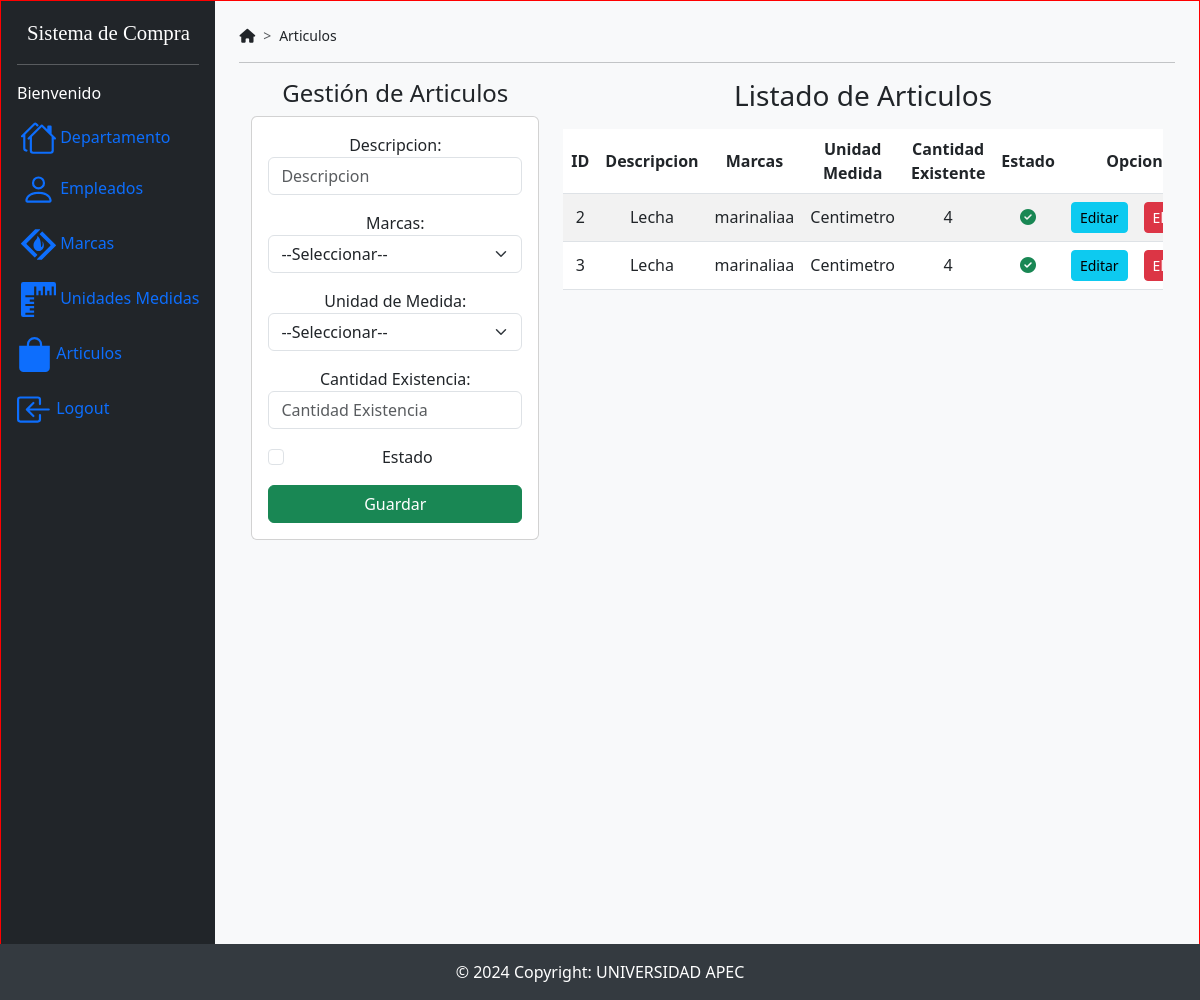
The app's page /principalArticulos, older data.
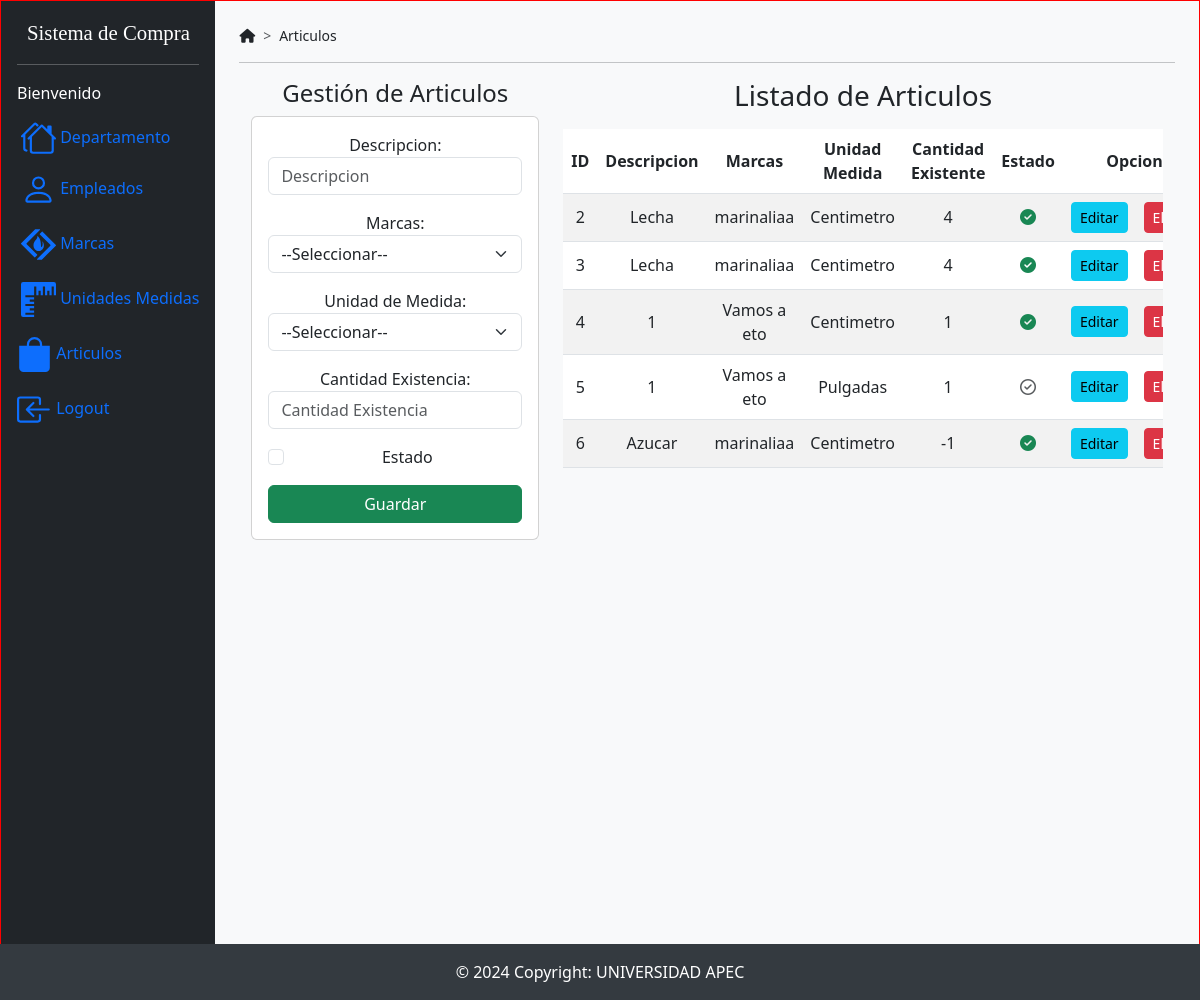
The same page, newer data.
### SistemaCompraApp/models.py (models this page shows)
class Articulos(models.Model):
    idarticulo = models.AutoField(db_column='IdArticulo', primary_key=True, blank=False, null=False)  # Field name made lowercase.
    descripcion = models.TextField(db_column='Descripcion')  # Field name made lowercase.
    marca = models.ForeignKey('Marcas', models.DO_NOTHING, db_column='Marca', blank=True, null=True)  # Field name made lowercase.
    unidadmedida = models.ForeignKey('UnidadesMedida', models.DO_NOTHING, db_column='UnidadMedida', blank=True, null=True)  # Field name made lowercase.
    existencia = models.IntegerField(db_column='Existencia')  # Field name made lowercase.
    estado = models.TextField(db_column='Estado', blank=True, null=True)  # Field name made lowercase.
    class Meta:
        managed = False
        db_table = 'Articulos'

class Marcas(models.Model):
    idmarca = models.AutoField(db_column='IdMarca', primary_key=True, blank=False, null=False)  # Field name made lowercase.
    descripcion = models.TextField(db_column='Descripcion')  # Field name made lowercase.
    estado = models.TextField(db_column='Estado', blank=True, null=True)  # Field name made lowercase.
    class Meta:
        managed = False
        db_table = 'Marcas'

class UnidadesMedida(models.Model):
    idunidadmedida = models.AutoField(db_column='IdUnidadMedida', primary_key=True, blank=False, null=False)  # Field name made lowercase.
    descripcion = models.TextField(db_column='Descripcion')  # Field name made lowercase.
    estado = models.TextField(db_column='Estado', blank=True, null=True)  # Field name made lowercase.
    class Meta:
        managed = False
        db_table = 'Unidades_Medida'

### SistemaCompraApp/views.py (the view)
# urls.py: path('principalArticulos',views.principalArticulos),
def principalArticulos(request):
    listadoArticulos = Articulos.objects.all()
    listadoMarcas = Marcas.objects.all()
    listadoUnidadMedida = UnidadesMedida.objects.all()
    return render(request, 'principalArticulos.html', {'articulos': listadoArticulos,
                                                       'marcas':listadoMarcas,
                                                       'unidadMedidas':listadoUnidadMedida})

### SistemaCompraApp/templates/principalArticulos.html (shortened to what this page needs)
{% extends "./base.html" %} {% block title %}Sistema de Compras{% endblock %}
{%block navegacion %}Articulos{% endblock %}
{% block body %}
<div class="row">
  <div class="col-sm-12 col-md-6 col-lg-4 col-xl-4 mb-4">
    <h4>Gestión de Articulos</h4>
    <div class="card">
      <div class="card-body">
        <form action="/registrarArticulo/" method="post">
          <div class="form-group mb-3">
            <label for="txtDescripcionArticulos">Descripcion:</label>
            <input
              type="text"
              name="txtDescripcionArticulos"
              id="txtDescripcionArticulo"
              class="form-control"
              placeholder="Descripcion"
              minlength="1"
              maxlength="500"
              required
            />
          </div>
          <div class="form-group mb-3">
            <label for="txtMarcaArticulos">Marcas:</label>
            <select
              class="form-select"
              name="txtMarcaArticulos"
              id="txtMarcaArticulos"
            >
              <option selected>--Seleccionar--</option>
            </select>
          </div>
          <div class="form-group mb-3">
            <label for="txtUnidadMedidaArticulos">Unidad de Medida:</label>
            <select
              class="form-select"
              name="txtUnidadMedidaArticulos"
              id="txtUnidadMedidaArticulos"
            >
              <option selected>--Seleccionar--</option>
            </select>
          </div>
          <div class="form-group mb-3">
            <label for="txtExistenciaArticulos">Cantidad Existencia:</label>
            <input
              type="number"
              name="txtExistenciaArticulos"
              id="txtExistenciaArticulos"
              class="form-control"
              placeholder="Cantidad Existencia"
              minlength="1"
              maxlength="500"
              required
            />
          </div>
          <div class="form-check mb-3">
            <input
              class="form-check-input"
              type="checkbox"
              name="txtEstadoArticulo"
              id="txtEstadoArticulo"
              required
            />
            <label class="form-check-label" for="txtEstadoDepartamento"
              >Estado</label
            >
          </div>
          <div class="d-grid">
            <button type="submit" class="btn btn-success text-white">
              Guardar
            </button>
          </div>
        </form>
      </div>
    </div>
  </div>
  <div class="col-sm-12 col-md-6 col-lg-8 col-xl-8">
    <h3>Listado de Articulos</h3>
    <div class="table-responsive py-2">
      <table class="table table-striped">
        <thead>
          <tr>
            <th>ID</th>
            <th>Descripcion</th>
            <th>Marcas</th>
            <th>Unidad Medida</th>
            <th>Cantidad Existente</th>
            <th>Estado</th>
            <th colspan="2">Opciones</th>
          </tr>
        </thead>
        <tbody>
          {% for articulo in articulos %}
          <tr>
            <td>{{ articulo.idarticulo }}</td>
            <td>{{ articulo.descripcion }}</td>
            <td>{{ articulo.marca.descripcion }}</td>
            <td>{{ articulo.unidadmedida.descripcion }}</td>
            <td>{{ articulo.existencia }}</td>
            <td>
              {% if articulo.estado == "1" %}
              <i class="fa-solid fa-circle-check text-success"></i>
              {% else %}
              <i class="fa-regular fa-circle-check text-muted"></i>
              {% endif %}
            </td>
            <td>
              <a
                href="edicionArticulos/{{ articulo.idarticulo }}"
                class="btn btn-info btn-sm"
                >Editar</a
              >
            </td>
            <td>
              <a
                href="eliminarArticulo/{{ articulo.idarticulo }}"
                class="btn btn-danger btn-sm btnEliminacion"
                >Eliminar</a
              >
            </td>
          </tr>
          {% endfor %}
        </tbody>
      </table>
    </div>
  </div>
</div>
{% endblock %}

Row changes from the older to the newer data that the page shows:
added Articulos: idarticulo "4", descripcion "1", marca.descripcion "Vamos a eto", unidadmedida.descripcion "Centimetro", existencia "1", Estado "1" (drawn)
added Articulos: idarticulo "5", descripcion "1", marca.descripcion "Vamos a eto", unidadmedida.descripcion "Pulgadas", existencia "1", Estado "0" (drawn)
added Articulos: idarticulo "6", descripcion "Azucar", marca.descripcion "marinaliaa", unidadmedida.descripcion "Centimetro", existencia "-1", Estado "1" (drawn)
